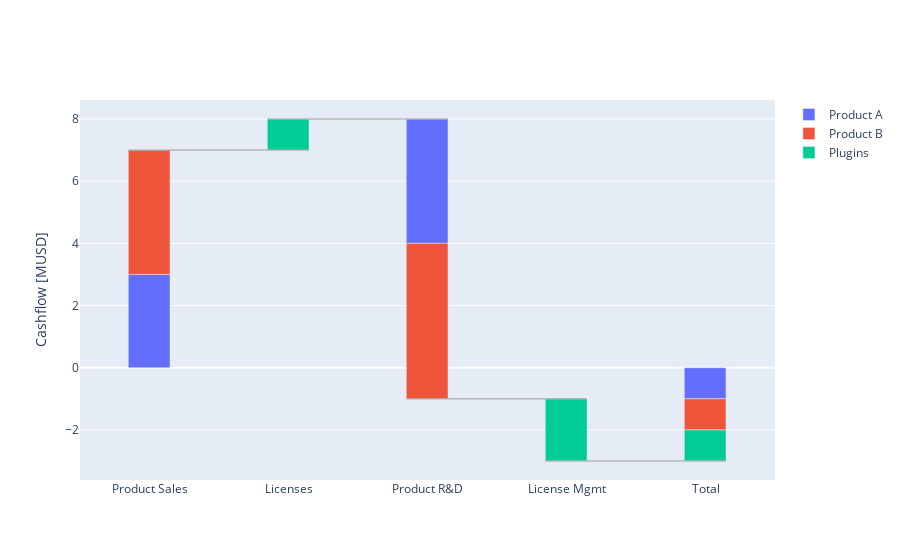

Notebook code cell kept with this figure:
### Code cell
df = pd.DataFrame({
    "X": ["Product Sales", "Product Sales", "Licenses", "Product R&D", "Product R&D", "License Mgmt"],
    "Y": [3, 4, 1, -4, -5, -2],
    "category": ["Product A", "Product B", "Plugins", "Product A", "Product B", "Plugins"]
})
fig = Waterfall(df, x="X", y="Y", category="category", total=True).get_fig()
fig.update_yaxes(title="Cashflow [MUSD]")

print([[j for j in i["base"]] for i in fig.data])
print([[j for j in i["y"]] for i in fig.data])
fig

### Figure 1 — Plotly figure (JSON) as saved in the notebook; plotly's stock layout.template omitted (floating-point values rounded to 4 significant figures)
{"data": [{"base": [0, 7, 8, -1, 0], "name": "Product A", "offset": -0.1525, "offsetgroup": "0", "type": "bar", "width": 0.3, "x": [0, 1, 2, 3, 4], "y": [3, null, -4, null, -1]}, {"base": [3, 7, 4, -1, -1], "name": "Product B", "offset": -0.1525, "offsetgroup": "0", "type": "bar", "width": 0.3, "x": [0, 1, 2, 3, 4], "y": [4, null, -5, null, -1]}, {"base": [7, 7, -1, -1, -2], "name": "Plugins", "offset": -0.1525, "offsetgroup": "0", "type": "bar", "width": 0.3, "x": [0, 1, 2, 3, 4], "y": [null, 1, null, -2, -1]}], "layout": {"shapes": [{"line": {"color": "darkgrey", "width": 0.75}, "x0": -0.1525, "x1": 1.147, "y0": 7, "y1": 7}, {"line": {"color": "darkgrey", "width": 0.75}, "x0": 0.8475, "x1": 2.147, "y0": 8, "y1": 8}, {"line": {"color": "darkgrey", "width": 0.75}, "x0": 1.847, "x1": 3.147, "y0": -1, "y1": -1}, {"line": {"color": "darkgrey", "width": 0.75}, "x0": 2.848, "x1": 4.147, "y0": -3, "y1": -3}], "xaxis": {"tickmode": "array", "ticktext": ["Product Sales", "Licenses", "Product R&D", "License Mgmt", "Total"], "tickvals": [0, 1, 2, 3, 4]}, "yaxis": {"title": {"text": "Cashflow [MUSD]"}}}}
